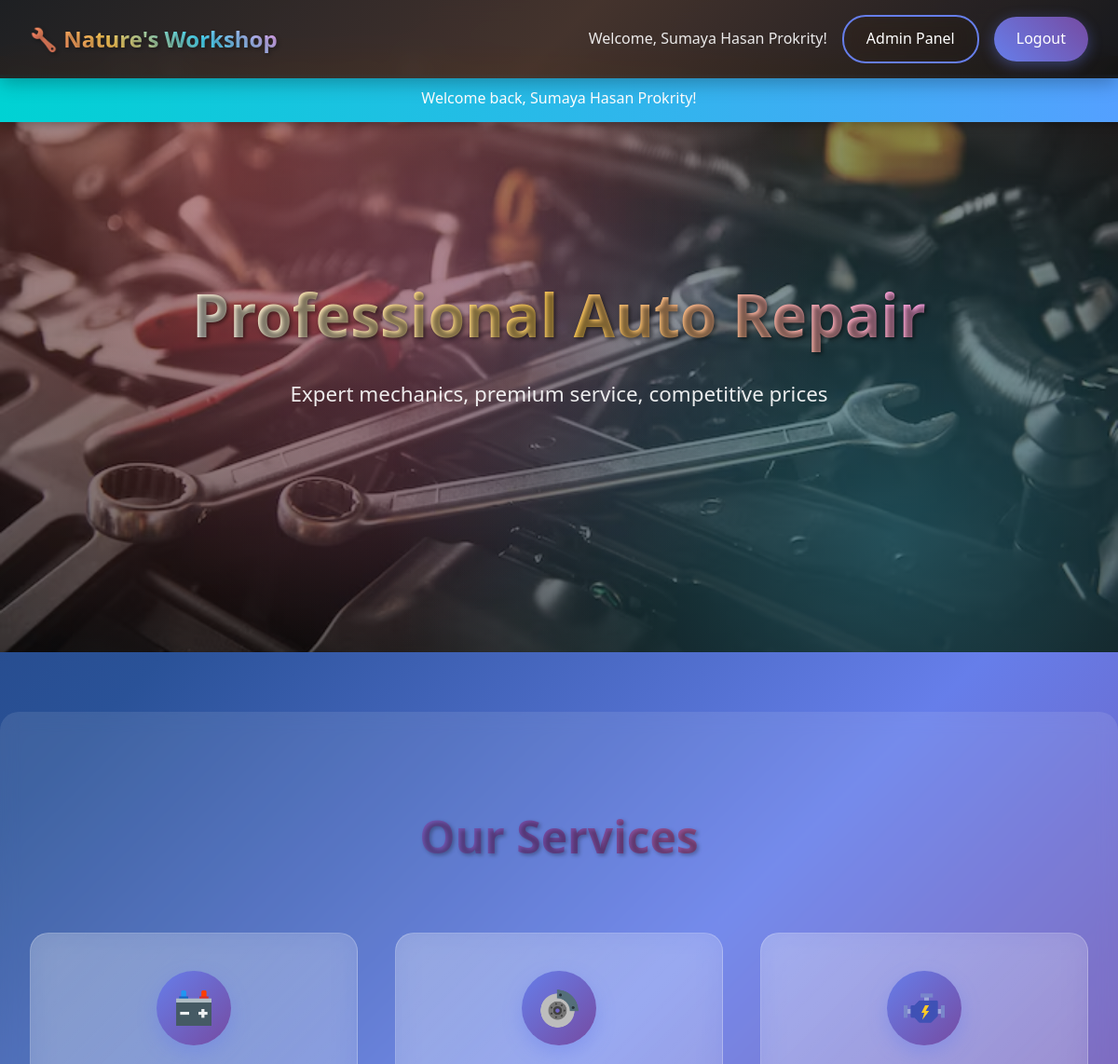
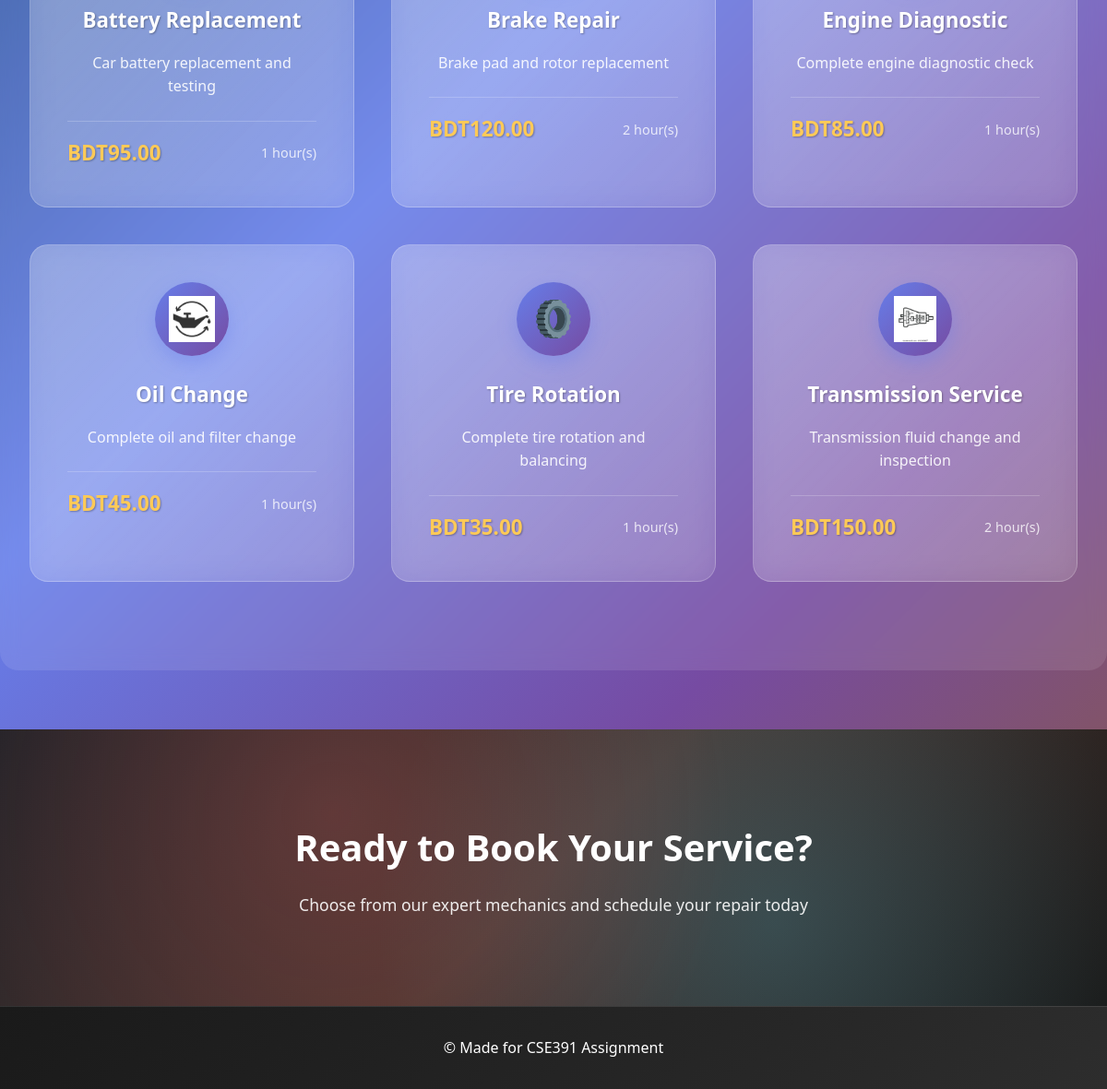
/ (signed in), run on the app's committed database (2 pictures, top to bottom).
### tables this page shows
CREATE TABLE `repair_services` (
  `id` int(11) NOT NULL,
  `service_name` varchar(100) NOT NULL,
  `description` text DEFAULT NULL,
  `price` decimal(10,2) NOT NULL,
  `duration_hours` int(11) NOT NULL,
  `status` enum('available','unavailable') DEFAULT 'available',
  `created_at` timestamp NOT NULL DEFAULT current_timestamp()
);

### config.php (called while the page is built, shortened)
<?php
function isLoggedIn() {
    return isset($_SESSION['user_id']);
}
function isAdmin() {
    return isset($_SESSION['role']) && $_SESSION['role'] === 'admin';
}
?>

### index.php (the view, shortened to what this page needs)
<?php
require_once 'config.php';
$stmt = $pdo->query("SELECT * FROM repair_services WHERE status = 'available' ORDER BY service_name");
$services = $stmt->fetchAll();
$service_icons = [
    'Oil Change' => 'oil change.jpg',
    'Brake Repair' => 'brake-discs.png',
    'Engine Diagnostic' => 'engine.png',
    'Transmission Service' => 'transmission service.webp',
    'Battery Replacement' => 'car-battery.png',
    'Tire Rotation' => 'tire.png'
];
?>
<!DOCTYPE html>
<html lang="en">
<head>
</head>
<body>
    <div id="notification" class="notification-bar">
        <span id="notification-text"></span>
    </div>
    <header class="header">
        <nav class="nav">
            <div class="logo">🔧 Nature's Workshop</div>
            <div class="nav-buttons">
                <?php if (isLoggedIn()): ?>
                    <div class="user-info">
                        <span>Welcome, <?php echo htmlspecialchars($_SESSION['username']); ?>!</span>
                        <?php if (isAdmin()): ?>
                            <a href="admin_panel.php" class="btn btn-secondary">Admin Panel</a>
                        <?php else: ?>
                            <a href="mechanic_list.php" class="btn btn-secondary">Mechanics</a>
                            <a href="user_panel.php" class="btn btn-secondary">My Bookings</a>
                        <?php endif; ?>
                        <a href="logout.php" class="btn btn-primary">Logout</a>
                    </div>
                <?php else: ?>
                    <a href="login.php" class="btn btn-primary">Login</a>
                    <a href="register.php" class="btn btn-secondary">Register</a>
                <?php endif; ?>
            </div>
        </nav>
    </header>
    <section class="hero">
        <div class="hero-content">
            <h1>Professional Auto Repair</h1>
            <p>Expert mechanics, premium service, competitive prices</p>
        </div>
    </section>
    <section class="services">
        <h2>Our Services</h2>
        <div class="service-grid">
            <?php foreach ($services as $service): ?>
                <div class="service-card">
                    <div class="service-image">
                        <?php if (isset($service_icons[$service['service_name']])): ?>
                            <img src="<?php echo $service_icons[$service['service_name']]; ?>" alt="<?php echo htmlspecialchars($service['service_name']); ?>">
                        <?php else: ?>
                            <img src="maintenance.png" alt="<?php echo htmlspecialchars($service['service_name']); ?>">
                        <?php endif; ?>
                    </div>
                    <h3><?php echo htmlspecialchars($service['service_name']); ?></h3>
                    <p><?php echo htmlspecialchars($service['description']); ?></p>
                    <div class="price-duration">
                        <div class="price">BDT<?php echo number_format($service['price'], 2); ?></div>
                        <div class="duration"><?php echo $service['duration_hours']; ?> hour(s)</div>
                    </div>
                </div>
            <?php endforeach; ?>
        </div>
    </section>
    <section class="cta">
        <h2>Ready to Book Your Service?</h2>
        <p>Choose from our expert mechanics and schedule your repair today</p>
    </section>
    <footer class="footer">
        <p>&copy; Made for CSE391 Assignment</p>
    </footer>
</body>
</html>

### data on the page
repair_services: shows a picture, service_name "Battery Replacement", description "Car battery replacement and testing", price "95.00", duration_hours "1"
repair_services: shows a picture, service_name "Brake Repair", description "Brake pad and rotor replacement", price "120.00", duration_hours "2"
repair_services: shows a picture, service_name "Engine Diagnostic", description "Complete engine diagnostic check", price "85.00", duration_hours "1"
repair_services: shows a picture, service_name "Oil Change", description "Complete oil and filter change", price "45.00", duration_hours "1"
repair_services: shows a picture, service_name "Tire Rotation", description "Complete tire rotation and balancing", price "35.00", duration_hours "1"
repair_services: shows a picture, service_name "Transmission Service", description "Transmission fluid change and inspection", price "150.00", duration_hours "2"

### other printed values
$_SESSION['username'] "Sumaya Hasan Prokrity"
